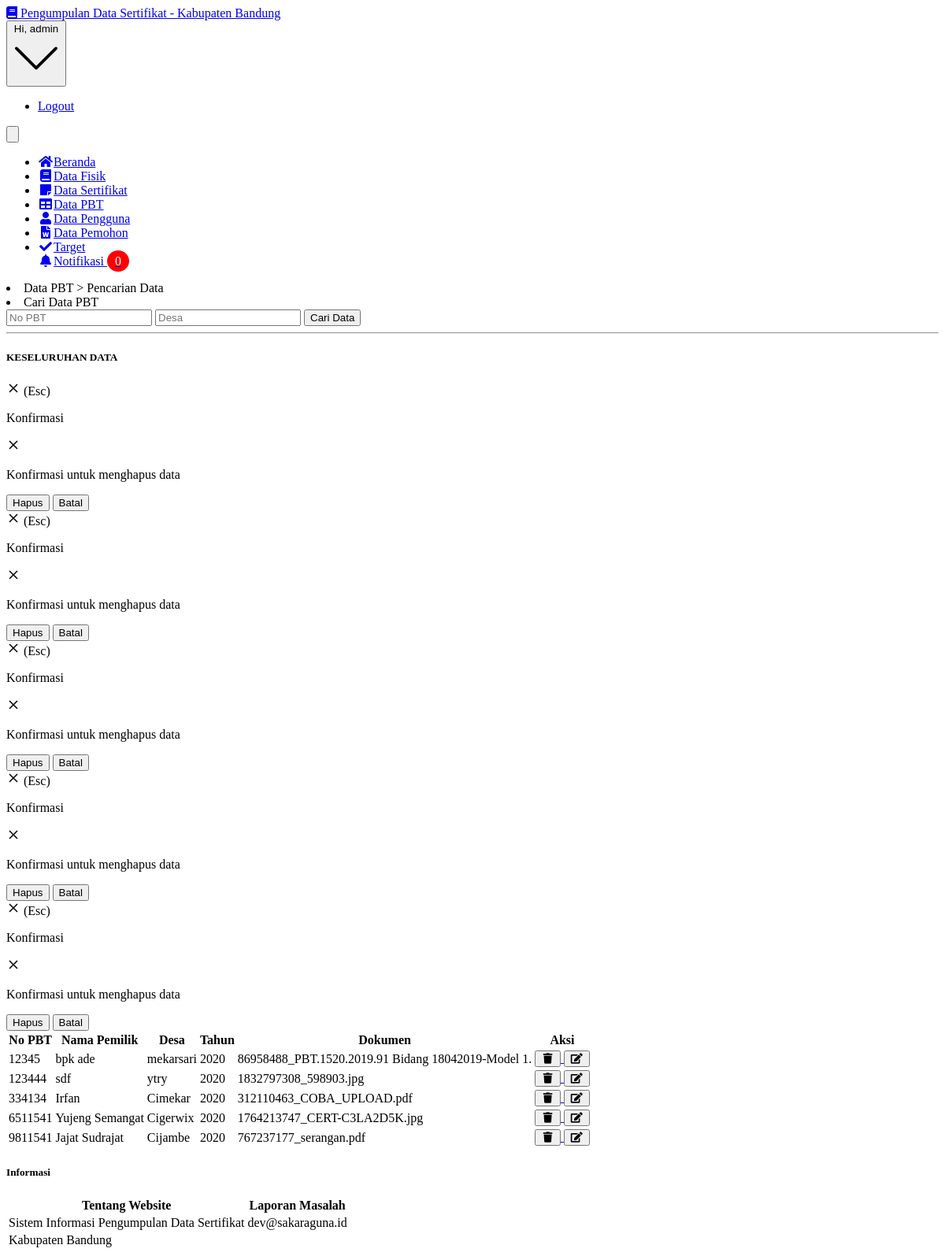
/admin/pbt.php (signed in), run on the app's committed database.
### tables this page shows
CREATE TABLE `data_pbt` (
  `no_pbt` int(25) NOT NULL,
  `desa` varchar(50) NOT NULL,
  `tahun` varchar(20) NOT NULL,
  `nama` varchar(50) NOT NULL,
  `status` varchar(10) DEFAULT NULL,
  `dokumen` varchar(50) NOT NULL
);

### admin/pbt.php (the view, shortened to what this page needs)
<?php
include '../core/conn.php';
$ambilNotif = mysqli_query($connection,"SELECT * FROM permohonan WHERE notif = 'unread' ORDER BY id_permohonan ASC");
$jumlahNotif = mysqli_num_rows($ambilNotif);
if(isset($_GET['submit'])){
  $no_pbt = filter_input(INPUT_GET, 'no_pbt', FILTER_SANITIZE_STRING);
  $desa = filter_input(INPUT_GET, 'desa', FILTER_SANITIZE_STRING);
  $data = mysqli_query($connection, "SELECT * FROM data_pbt WHERE no_pbt LIKE '%".$no_pbt."%' AND desa LIKE '%".$desa."%'");
  $judul = "HASIL PENCARIAN";
}else{
  $data = mysqli_query($connection, "SELECT * FROM data_pbt");
  $judul = "KESELURUHAN DATA";
}
?>
<!DOCTYPE html>
<html lang="en">
  <head>
    <link rel="stylesheet" href="https://use.fontawesome.com/releases/v5.3.1/css/all.css">
    <link href="../assets/css/style.css" rel="stylesheet" type="text/css">
  </head>
  <body class="bg-gray-100 font-sans leading-normal tracking-normal">
    <nav id="header" class="bg-white fixed w-full z-10 top-0 shadow">
      <div class="w-full container mx-auto flex flex-wrap items-center mt-0 pt-3 pb-3 md:pb-0">
        <div class="w-1/2 pl-2 md:pl-0">
          <a class="text-gray-900 text-base xl:text-xl no-underline hover:no-underline font-bold" href="#">
          <i class="fas fa-book text-orange-600 pr-3"></i> Pengumpulan Data Sertifikat - Kabupaten Bandung
          </a>
        </div>
        <div class="w-1/2 pr-0">
          <div class="flex relative inline-block float-right">
            <div class="relative text-sm">
              <button id="userButton" class="flex items-center focus:outline-none mr-3"> <span class="hidden md:inline-block">Hi, <?php echo $_SESSION['username'];?></span>
              </button>
              <div id="userMenu" class="bg-white rounded shadow-md mt-2 absolute mt-12 top-0 right-0 min-w-full overflow-auto z-30 invisible">
                <ul class="list-reset">
                  <li><a href="../core/logout.php" class="px-4 py-2 block text-gray-900 hover:bg-gray-400 no-underline hover:no-underline">Logout</a></li>
                </ul>
              </div>
            </div>
            <div class="block lg:hidden pr-4">
              <button id="nav-toggle" class="flex items-center px-3 py-2 border rounded text-gray-500 border-gray-600 hover:text-gray-900 hover:border-teal-500 appearance-none focus:outline-none">
              </button>
            </div>
          </div>
        </div>
        <div class="w-full flex-grow lg:flex lg:items-center lg:w-auto hidden lg:block mt-2 lg:mt-0 bg-white z-20" id="nav-content">
          <ul class="list-reset lg:flex flex-1 items-center px-4 md:px-0">
            <li class="mr-6 my-2 md:my-0">
              <a href="index.php" class="block py-1 md:py-3 pl-1 align-middle text-gray-500 no-underline hover:text-gray-900 border-b-2 border-white hover:border-orange-600">
              <i class="fas fa-home fa-fw mr-3 text-gray-500"></i><span class="pb-1 md:pb-0 text-sm">Beranda</span>
              </a>
            </li>
            <li class="mr-6 my-2 md:my-0">
              <a href="fisik.php" class="block py-1 md:py-3 pl-1 align-middle text-gray-500 no-underline hover:text-gray-900 border-b-2 border-white hover:border-pink-500">
              <i class="fas fa-book fa-fw mr-3"></i><span class="pb-1 md:pb-0 text-sm">Data Fisik</span>
              </a>
            </li>
            <li class="mr-6 my-2 md:my-0">
              <a href="sertifikat.php" class="block py-1 md:py-3 pl-1 align-middle text-gray-500 no-underline hover:text-gray-900 border-b-2  border-white hover:border-purple-500">
              <i class="fa fa-sticky-note fa-fw mr-3"></i><span class="pb-1 md:pb-0 text-sm">Data Sertifikat</span>
              </a>
            </li>
            <li class="mr-6 my-2 md:my-0">
              <a href="pbt.php" class="block py-1 md:py-3 pl-1 align-middle text-green-500 no-underline hover:text-gray-900 border-b-2 border-green-500 hover:border-green-500">
              <i class="fas fa-table fa-fw mr-3"></i><span class="pb-1 md:pb-0 text-sm">Data PBT</span>
              </a>
            </li>
            <li class="mr-6 my-2 md:my-0">
              <a href="users.php" class="block py-1 md:py-3 pl-1 align-middle text-gray-500 no-underline hover:text-gray-900 border-b-2 border-white hover:border-red-500">
              <i class="fa fa-user fa-fw mr-3"></i><span class="pb-1 md:pb-0 text-sm">Data Pengguna</span>
              </a>
            </li>
            <li class="mr-6 my-2 md:my-0">
              <a href="permohonan.php" class="block py-1 md:py-3 pl-1 align-middle text-gray-500 no-underline hover:text-gray-900 border-b-2 border-white hover:border-blue-500">
              <i class="fa fa-file-word fa-fw mr-3"></i><span class="pb-1 md:pb-0 text-sm">Data Pemohon</span>
              </a>
            </li>
            <li class="mr-6 my-2 md:my-0">
              <a href="target.php" class="block py-1 md:py-3 pl-1 align-middle text-gray-500 no-underline hover:text-gray-900 border-b-2 border-white hover:border-yellow-500">
              <i class="fa fa-check fa-fw mr-3"></i><span class="pb-1 md:pb-0 text-sm">Target</span>
              </a>
            </li>
            <li class="dropdown mr-6 my-2 md:my-0">
              <a href="#" class="block py-1 md:py-3 pl-1 align-middle text-gray-500 no-underline hover:text-gray-900 border-b-2 border-white">
              <i class="fa fa-bell fa-fw mr-3"></i><span class="pb-1 md:pb-0 text-sm">Notifikasi <span class="badge"><?php echo $jumlahNotif;?></span></span>
              </a>
            </li>
          </ul>
        </div>
      </div>
    </nav>
    <div class="container w-full mx-auto pt-20">
      <div class="w-full px-4 md:px-0 md:mt-8 mb-16 text-gray-800 leading-normal ">
        <div class="inline flex flex-wrap items-center justify-center">
          <div class="w-full md:w-1/2 xl:w-1/2 p-3">
            <div class="bg-white border rounded shadow p-2">
              <form action="" method="GET" class="bg-white rounded p-10">
                <li class="list-none"><span class="text-sm text-gray-500">Data PBT > Pencarian Data</span></li>
                <li class="list-none"><span class="text-xl font-bold">Cari Data PBT</span></li>
                <input autocomplete=off type="text" class="mt-3 inline-block bg-gray-200 focus:border-green-500 focus:border-6 shadow-sm appearance-none border rounded w-full py-2 px-3 text-sm text-gray-700 leading-normal focus:outline-none mb-4" placeholder="No PBT" name="no_pbt"/>
                <input autocomplete=off type="text" class="mt-1 inline-block bg-gray-200 focus:border-green-500 focus:border-6 shadow-sm appearance-none border rounded w-full py-2 px-3 text-sm text-gray-700 leading-normal focus:outline-none mb-4" placeholder="Desa" name="desa"/>
                <input  class="mt-1 rounded-md text-sm appearance-none border w-100 py-2 px-6 font-reguler bg-green-800 cursor-pointer hover:bg-gray-900 hover:transition duration-700 text-gray-400 leading-normal" type="submit" name="submit" value="Cari Data">
              </form>
            </div>
          </div>
        </div>
        <hr class="border-b-2 border-gray-400 my-8 mx-4">
        <div class="w-full p-3">
          <div class="bg-white border rounded shadow-sm p-3">
            <div class="border-b p-3">
              <h5 class="font-bold uppercase text-gray-600"><?=$judul?></h5>
            </div>
            <table class="table-auto w-full">
              <thead>
                <tr class="bg-blue-300">
                  <th class="px-4 py-2">No PBT</th>
                  <th class="px-4 py-2">Nama Pemilik</th>
                  <th class="px-4 py-2">Desa</th>
                  <th class="px-4 py-2">Tahun</th>
                  <th class="px-4 py-2">Dokumen</th>
                  <th class="px-4 py-2">Aksi</th>
                </tr>
              </thead>
              <tbody>
              <?php
                while($d = mysqli_fetch_array($data)){
              ?>
                <tr class="text-center">
                  <td class="border px-4 py-2"><?=$d['no_pbt'];?></td>
                  <td class="border px-4 py-2"><?=$d['nama'];?></td>
                  <td class="border px-4 py-2"><?=$d['desa'];?></td>
                  <td class="border px-4 py-2"><?=$d['tahun'];?></td>
                  <td class="border px-4 py-2"><?=$d['dokumen'];?></td>
                  <td class="border px-4 py-2">
                    <a onClick="return confirm('Yakin Ingin Menghapus Data?')" href="controller/DeletePBTController.php?no_pbt=<?=$d['no_pbt'];?>">
                    <button  title="Hapus" class="bg-red-400 px-2 py-1 text-sm rounded-md text-red-700"> <i class="fa fa-trash fa-fw"></i> </button>
                  </a>
                    <a href="edit_pbt.php?no_pbt=<?=$d['no_pbt'];?>"><button title="Edit" class="bg-green-400 px-2 py-1 text-sm rounded-md text-green-700"> <i class="fa fa-edit fa-fw"></i> </button></a>
                  </td>
                </tr>
              <div class="modal opacity-0 pointer-events-none fixed w-full h-full top-0 left-0 flex items-center justify-center">
                <div class="modal-container bg-white w-11/12 md:max-w-md mx-auto rounded shadow-lg z-50 overflow-y-auto">
                  <div class="modal-close absolute top-0 right-0 cursor-pointer flex flex-col items-center mt-4 mr-4 text-white text-sm z-50">
                    <svg class="fill-current text-white" xmlns="http://www.w3.org/2000/svg" width="18" height="18" viewBox="0 0 18 18">
                      <path d="M14.53 4.53l-1.06-1.06L9 7.94 4.53 3.47 3.47 4.53 7.94 9l-4.47 4.47 1.06 1.06L9 10.06l4.47 4.47 1.06-1.06L10.06 9z"></path>
                    </svg>
                    <span class="text-sm">(Esc)</span>
                  </div>
                  <div class="modal-content py-4 text-left px-6">
                    <div class="flex justify-between items-center pb-3">
                      <p class="text-2xl font-bold">Konfirmasi</p>
                      <div class="modal-close cursor-pointer z-50">
                        <svg class="fill-current text-black" xmlns="http://www.w3.org/2000/svg" width="18" height="18" viewBox="0 0 18 18">
                          <path d="M14.53 4.53l-1.06-1.06L9 7.94 4.53 3.47 3.47 4.53 7.94 9l-4.47 4.47 1.06 1.06L9 10.06l4.47 4.47 1.06-1.06L10.06 9z"></path>
                        </svg>
                      </div>
                    </div>
                    <p>Konfirmasi untuk menghapus data</p>
                    <div class="flex justify-end pt-2">
                      <a href="controller/DeleteSertiController.php?no_sertifikat=<?=$d['no_sertifikat'];?>"><button class="px-4 bg-transparent p-3 rounded-lg text-indigo-500 hover:bg-gray-100 hover:text-indigo-400 mr-2">Hapus</button></a>
                      <button class="focus:no-outline modal-close px-4 bg-indigo-500 p-3 rounded-lg text-white hover:bg-indigo-400">Batal</button>
                    </div>
                  </div>
                </div>
              </div>
                <?php } ?>
              </tbody>
            </table>
          </div>
        </div>
          <div class="w-full p-3">
            <div class="bg-white border rounded shadow">
              <div class="border-b p-3">
                <h5 class="font-bold uppercase text-gray-600">Informasi</h5>
              </div>
              <div class="p-5">
                <table class="w-full p-5 text-gray-700">
                  <thead>
                    <tr>
                      <th class="text-left text-blue-900">Tentang Website</th>
                      <th class="text-left text-blue-900">Laporan Masalah</th>
                    </tr>
                  </thead>
                  <tbody>
                    <tr>
                      <td>Sistem Informasi Pengumpulan Data Sertifikat</td>
                      <td>dev@sakaraguna.id</td>
                    </tr>
                    <tr>
                      <td>Kabupaten Bandung</td>
                    </tr>
                  </tbody>
                </table>
              </div>
            </div>
          </div>
        </div>
        </div>
</body>
</html>

### admin/pbt.php (style rules this page uses)
.badge { top: -10px; right: -10px; padding: 5px 10px; border-radius: 50%; background-color: red; color: white; }
li.dropdown { display: inline-block; }
.modal { transition: opacity 0.25s ease; }

### data on the page
data_pbt: no_pbt "12345", nama "bpk ade", desa "mekarsari", tahun "2020", dokumen "86958488_PBT.1520.2019.91 Bidang 18042019-Model 1."
data_pbt: no_pbt "123444", nama "sdf", desa "ytry", tahun "2020", dokumen "1832797308_598903.jpg"
data_pbt: no_pbt "334134", nama "Irfan", desa "Cimekar", tahun "2020", dokumen "312110463_COBA_UPLOAD.pdf"
data_pbt: no_pbt "6511541", nama "Yujeng Semangat", desa "Cigerwix", tahun "2020", dokumen "1764213747_CERT-C3LA2D5K.jpg"
data_pbt: no_pbt "9811541", nama "Jajat Sudrajat", desa "Cijambe", tahun "2020", dokumen "767237177_serangan.pdf"

### other printed values
$_SESSION['username'] "admin"
$jumlahNotif "0"
$judul "KESELURUHAN DATA"
